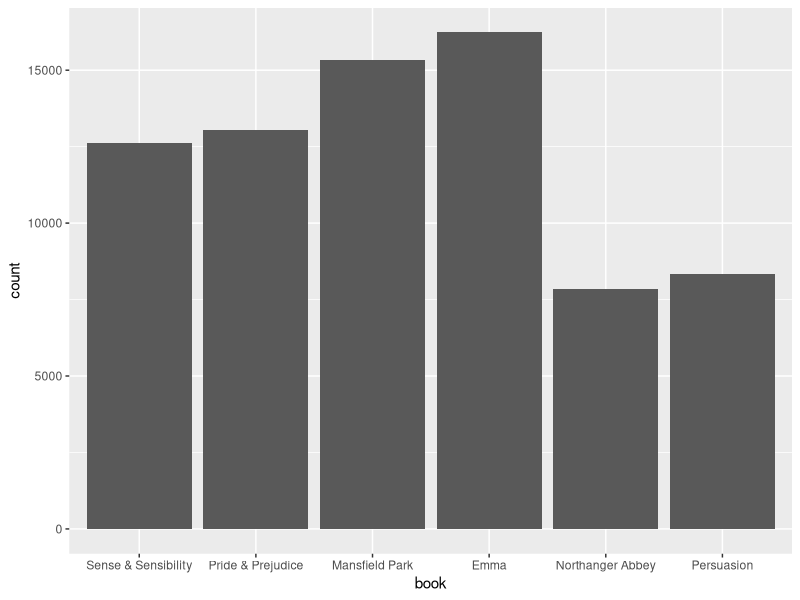

The R script that drew this image: (Note: this script raises an error after producing the figure.)
## ---- chunk 1
library(dplyr)  # gives you the '%>%' operator among many other useful things
library(ggplot2)
## ---- chunk 2
library(janeaustenr)  # we will get our dataset from here. Make sure you install the package before!

austen <- austen_books()  # store an instance of the dataset in our variable `austen`
head(austen, 10)  # display 10 top rows in austen.
## ---- chunk 3
austen %>% distinct(book)
## ---- chunk 4
# Because we are using geom_bar(), the count of rows belonging to each book is implicitly set as the y-axis
ggplot(austen, aes(x=book)) + geom_bar()
## ---- chunk 5
emma <- austen %>% filter(book == "Emma")
# We notice that the linenumber is really nothing much than the row number in our table.
emma <- emma %>% mutate(linenumber = row_number())

head(emma)
## ---- chunk 6
library(stringr)  # library that provides the function str_subset

# Match substrings in the column 'text' in the dataframe 'emma' with the regex "chapter".
results <- str_subset(emma$text, pattern = regex("chapter", ignore_case = TRUE))

head(results, 15) # Let's print the first 15 results we got
## ---- chunk 7
# 1st solution. We use the caret ('^') to specify that we only match "chapter" if it at the start of the line.
results <- str_subset(emma$text, regex("^chapter", ignore_case = TRUE))

# 2nd solution. Adds requirement that "chapter " should be followed by 1 or more ('+')
# digits ('\\d') or roman numerals ('i', 'v', 'x' ...)
results <- str_subset(emma$text, regex("^chapter [\\divxcl]+", ignore_case = TRUE))

head(results, 15)
## ---- chunk 8
# We use str_detect which returns TRUE if the string matches the pattern and FALSE otherwise.
emma <- emma %>% 
  mutate(is_chapter = str_detect(text, pattern = regex("^chapter [\\divxc]+", ignore_case = TRUE)))

emma[10:20,]  # Rows from 10 to 20 exclusive.
## ---- chunk 9
# In each row, cumsum calculates the sum of the column (is_chapter here) from the start of
# the dataframe until that row.
emma <- emma %>% mutate(chapter = cumsum(is_chapter))

emma[10:20,]
## ---- chunk 10
FALSE + FALSE  # interpreted as 0 + 0
FALSE + TRUE  # interpreted as 0 + 1
## ---- chunk 11
# Create dummy example.
df <- data.frame(c(FALSE, FALSE, TRUE, FALSE, TRUE, FALSE, FALSE))
colnames(df) <- 'is_chapter' # names our column 'is_chapter'
head(df)

df %>% mutate(chapter=cumsum(is_chapter))  # store result of cumsum in col chapter
## ---- chunk 12
  result <- austen %>% 
    mutate(linenumber = row_number(),
           chapter = cumsum(str_detect(text, regex("^chapter [\\divxlc]+", ignore_case = TRUE)))) %>%
  ungroup()

  result[12620:12630,]
## ---- chunk 13
  austen <- austen %>% 
    group_by(book) %>%
    mutate(linenumber = row_number(),
           chapter = cumsum(str_detect(text, regex("^chapter [\\divxlc]+", ignore_case = TRUE)))) %>%
  ungroup()

  austen[12620:12630,]
## ---- chunk 14
library(tidytext)  # gives us unnest_tokens

# split line in text into words and store result in new column called 'word'
austen_tokens <- austen %>% unnest_tokens(word, text)
## ---- chunk 15
austen_tokens %>% count(word) %>% arrange(desc(n))
## ---- chunk 16
knitr::include_graphics("images/anti_join.png")
## ---- chunk 17
tidy_austen <- austen_tokens %>% anti_join(get_stopwords(), by='word')
tidy_austen %>% count(word) %>%
  arrange(desc(n))
## ---- chunk 18
# Our custom stopwords dataframe must abide by stopword dictionary standards and include two columns:
#word and lexicon. Since we are adding the words ourselves, the value in lexicon should be "custom" for each word. 
extra_stop_words <- tibble(word = c("miss", "mrs", "mr", "mister", "sir"), 
                           lexicon = c("custom", "custom","custom", "custom", "custom"))
stop_words <- get_stopwords()

# create a new dataframe by stacking the original stop_words dataframe with our custom one.
custom_stop_words <- bind_rows(extra_stop_words, stop_words)

tidy_austen <- austen_tokens %>% anti_join(custom_stop_words, by='word')
tidy_austen %>% count(word) %>%
  arrange(desc(n))
## ---- chunk 19
bing_sentiments <- get_sentiments("bing")
head(bing_sentiments)
## ---- chunk 20
knitr::include_graphics("images/inner_join.png")
## ---- chunk 21
austen_sentiments <- tidy_austen %>% inner_join(bing_sentiments, by='word')

head(austen_sentiments)
## ---- chunk 22
# We count the number of unique values of (book, chapter, sentiment) to get the number
# of positive/negative words in each chapter in each book.
austen_sentiments <- austen_sentiments %>% count(book, chapter, sentiment)
head(austen_sentiments)
## ---- chunk 23
library(tidyr)  # gives us spread()

# We spread the values of sentiment (positive or negative) into two columns and fill them with their values of 'n' (the count).
# If one chapter does not have any positive words, we fill its positive column by 0 (hence the fill=0).
austen_sentiments <- austen_sentiments %>% spread(sentiment, n, fill = 0)
head(austen_sentiments)

# calculate overall sentiment
austen_sentiments <- austen_sentiments %>% mutate(sentiment = positive - negative)
head(austen_sentiments)
## ---- chunk 24
ggplot(austen_sentiments, aes(x=chapter, y=sentiment,fill=book)) +
  geom_col(show.legend = F) +
  facet_wrap(~book,ncol=2, scales="free_x")
